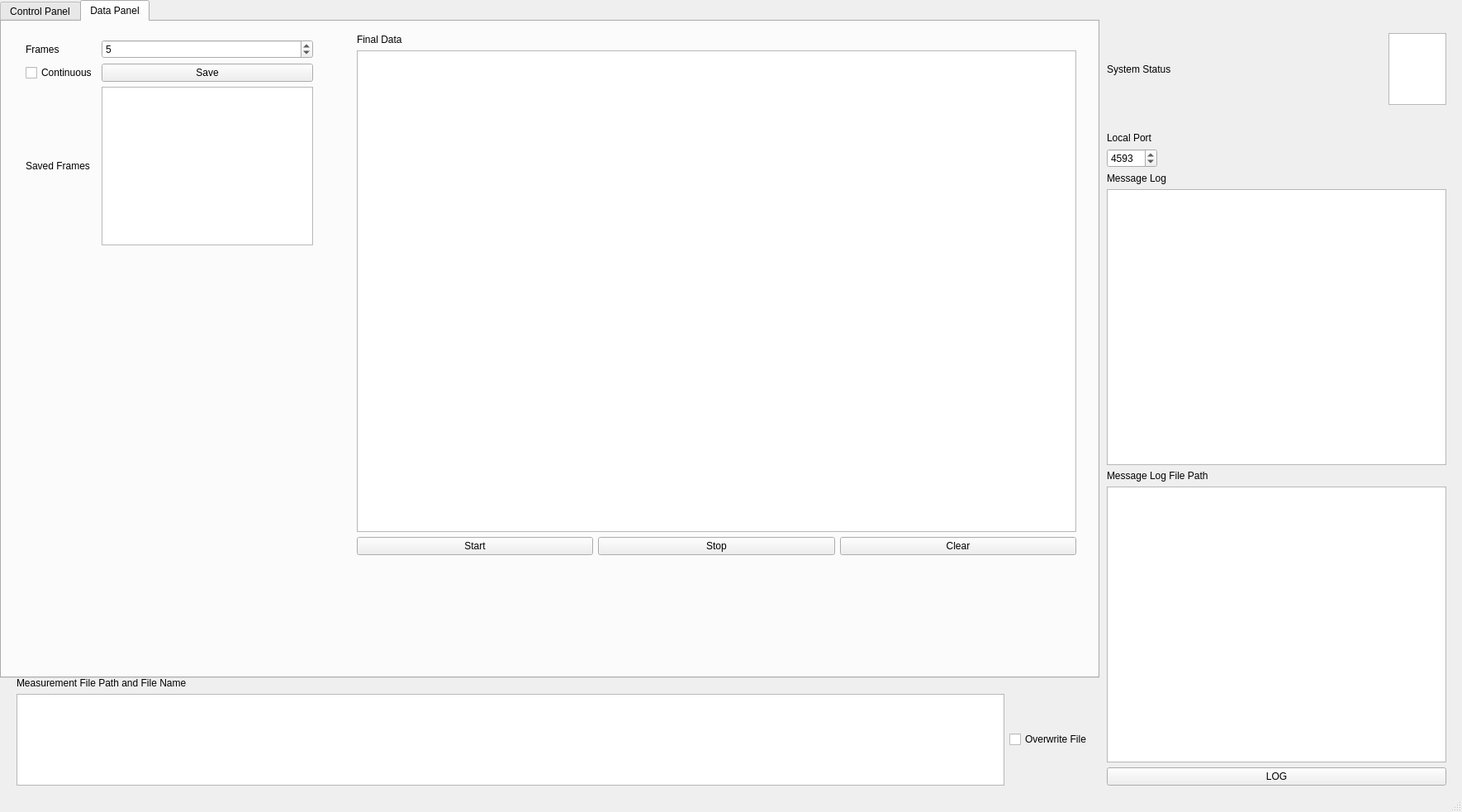
<?xml version="1.0" encoding="UTF-8"?>
<ui version="4.0">
 <class>MainWindow</class>
 <widget class="QMainWindow" name="MainWindow">
  <property name="geometry">
   <rect>
    <x>0</x>
    <y>0</y>
    <width>1770</width>
    <height>983</height>
   </rect>
  </property>
  <property name="windowTitle">
   <string>MainWindow</string>
  </property>
  <widget class="QWidget" name="centralwidget">
   <widget class="QTabWidget" name="buttonContinuous">
    <property name="geometry">
     <rect>
      <x>0</x>
      <y>0</y>
      <width>1331</width>
      <height>821</height>
     </rect>
    </property>
    <property name="sizePolicy">
     <sizepolicy hsizetype="Expanding" vsizetype="Expanding">
      <horstretch>1</horstretch>
      <verstretch>1</verstretch>
     </sizepolicy>
    </property>
    <property name="currentIndex">
     <number>1</number>
    </property>
    <widget class="QWidget" name="tab">
     <attribute name="title">
      <string>Control Panel</string>
     </attribute>
     <widget class="QWidget" name="gridLayoutWidget">
      <property name="geometry">
       <rect>
        <x>29</x>
        <y>29</y>
        <width>501</width>
        <height>321</height>
       </rect>
      </property>
      <layout class="QGridLayout" name="gridLayout">
       <item row="0" column="0">
        <widget class="QLabel" name="label_1">
         <property name="text">
          <string>Filter Width ^2 * 80</string>
         </property>
        </widget>
       </item>
       <item row="3" column="0">
        <widget class="QLabel" name="label_4">
         <property name="text">
          <string>Sample/Period</string>
         </property>
        </widget>
       </item>
       <item row="6" column="1">
        <widget class="QComboBox" name="inputSamplesPacket">
         <item>
          <property name="text">
           <string>High</string>
          </property>
         </item>
         <item>
          <property name="text">
           <string>Low</string>
          </property>
         </item>
        </widget>
       </item>
       <item row="2" column="0">
        <widget class="QLabel" name="label_3">
         <property name="text">
          <string>Device Enable</string>
         </property>
        </widget>
       </item>
       <item row="2" column="1">
        <widget class="QComboBox" name="inputDeviceEnable">
         <item>
          <property name="text">
           <string>Enable</string>
          </property>
         </item>
         <item>
          <property name="text">
           <string>Disable</string>
          </property>
         </item>
        </widget>
       </item>
       <item row="0" column="1">
        <widget class="QSpinBox" name="inputFilterWidth">
         <property name="minimum">
          <number>4</number>
         </property>
         <property name="maximum">
          <number>8192</number>
         </property>
         <property name="value">
          <number>10</number>
         </property>
        </widget>
       </item>
       <item row="1" column="0">
        <widget class="QLabel" name="label_2">
         <property name="text">
          <string>IA Gain</string>
         </property>
        </widget>
       </item>
       <item row="3" column="1">
        <widget class="QSpinBox" name="inputSamplePeriod">
         <property name="maximum">
          <number>100000</number>
         </property>
         <property name="value">
          <number>4</number>
         </property>
        </widget>
       </item>
       <item row="6" column="0">
        <widget class="QLabel" name="label_6">
         <property name="text">
          <string>Samples/Packet</string>
         </property>
        </widget>
       </item>
       <item row="4" column="1">
        <widget class="QSpinBox" name="inputFrequencyPeriods">
         <property name="maximum">
          <number>10000</number>
         </property>
         <property name="value">
          <number>120</number>
         </property>
        </widget>
       </item>
       <item row="4" column="0">
        <widget class="QLabel" name="label_5">
         <property name="text">
          <string>Frequency Periods</string>
         </property>
        </widget>
       </item>
       <item row="1" column="1">
        <widget class="QSpinBox" name="inputIAGain">
         <property name="maximum">
          <number>100000</number>
         </property>
         <property name="value">
          <number>900</number>
         </property>
        </widget>
       </item>
       <item row="8" column="1">
        <widget class="QPushButton" name="buttonSendConfiguration">
         <property name="text">
          <string>SEND CONFIGURATION</string>
         </property>
        </widget>
       </item>
       <item row="7" column="1">
        <widget class="QRadioButton" name="buttonClockOutputTestSignal">
         <property name="text">
          <string>Clock Output Test Signal</string>
         </property>
        </widget>
       </item>
      </layout>
     </widget>
     <widget class="QWidget" name="gridLayoutWidget_2">
      <property name="geometry">
       <rect>
        <x>30</x>
        <y>360</y>
        <width>517</width>
        <height>127</height>
       </rect>
      </property>
      <layout class="QGridLayout" name="gridLayout_2">
       <item row="1" column="1">
        <spacer name="horizontalSpacer_2">
         <property name="orientation">
          <enum>Qt::Horizontal</enum>
         </property>
         <property name="sizeHint" stdset="0">
          <size>
           <width>40</width>
           <height>20</height>
          </size>
         </property>
        </spacer>
       </item>
       <item row="0" column="0">
        <widget class="QLabel" name="label_7">
         <property name="sizePolicy">
          <sizepolicy hsizetype="Minimum" vsizetype="Minimum">
           <horstretch>1</horstretch>
           <verstretch>1</verstretch>
          </sizepolicy>
         </property>
         <property name="text">
          <string>Frequency Configuration (kHz)</string>
         </property>
        </widget>
       </item>
       <item row="0" column="3">
        <widget class="QPlainTextEdit" name="inputFrequencyConfiguration">
         <property name="plainText">
          <string>8</string>
         </property>
        </widget>
       </item>
       <item row="1" column="3">
        <widget class="QPushButton" name="buttonSendFrequency">
         <property name="text">
          <string>SEND FREQUENCY</string>
         </property>
        </widget>
       </item>
       <item row="1" column="2">
        <spacer name="horizontalSpacer_3">
         <property name="orientation">
          <enum>Qt::Horizontal</enum>
         </property>
         <property name="sizeHint" stdset="0">
          <size>
           <width>40</width>
           <height>20</height>
          </size>
         </property>
        </spacer>
       </item>
      </layout>
     </widget>
     <widget class="QWidget" name="gridLayoutWidget_3">
      <property name="geometry">
       <rect>
        <x>30</x>
        <y>510</y>
        <width>501</width>
        <height>41</height>
       </rect>
      </property>
      <layout class="QGridLayout" name="gridLayout_3">
       <property name="sizeConstraint">
        <enum>QLayout::SetMaximumSize</enum>
       </property>
       <property name="rightMargin">
        <number>0</number>
       </property>
       <item row="0" column="6">
        <widget class="QPushButton" name="buttonSync">
         <property name="sizePolicy">
          <sizepolicy hsizetype="Minimum" vsizetype="Maximum">
           <horstretch>80</horstretch>
           <verstretch>0</verstretch>
          </sizepolicy>
         </property>
         <property name="maximumSize">
          <size>
           <width>16777215</width>
           <height>16777215</height>
          </size>
         </property>
         <property name="text">
          <string>SYNC</string>
         </property>
        </widget>
       </item>
       <item row="0" column="3">
        <spacer name="horizontalSpacer">
         <property name="orientation">
          <enum>Qt::Horizontal</enum>
         </property>
         <property name="sizeHint" stdset="0">
          <size>
           <width>40</width>
           <height>20</height>
          </size>
         </property>
        </spacer>
       </item>
       <item row="0" column="5">
        <spacer name="horizontalSpacer_4">
         <property name="orientation">
          <enum>Qt::Horizontal</enum>
         </property>
         <property name="sizeHint" stdset="0">
          <size>
           <width>40</width>
           <height>20</height>
          </size>
         </property>
        </spacer>
       </item>
       <item row="0" column="1">
        <widget class="QLabel" name="label">
         <property name="sizePolicy">
          <sizepolicy hsizetype="Maximum" vsizetype="Preferred">
           <horstretch>0</horstretch>
           <verstretch>0</verstretch>
          </sizepolicy>
         </property>
         <property name="text">
          <string>Auto Sync</string>
         </property>
        </widget>
       </item>
       <item row="0" column="2">
        <widget class="QLCDNumber" name="outputAutoSync">
         <property name="sizePolicy">
          <sizepolicy hsizetype="Maximum" vsizetype="Minimum">
           <horstretch>0</horstretch>
           <verstretch>0</verstretch>
          </sizepolicy>
         </property>
         <property name="frameShape">
          <enum>QFrame::WinPanel</enum>
         </property>
         <property name="frameShadow">
          <enum>QFrame::Raised</enum>
         </property>
         <property name="smallDecimalPoint">
          <bool>false</bool>
         </property>
        </widget>
       </item>
       <item row="0" column="4">
        <spacer name="horizontalSpacer_5">
         <property name="orientation">
          <enum>Qt::Horizontal</enum>
         </property>
         <property name="sizeHint" stdset="0">
          <size>
           <width>35</width>
           <height>20</height>
          </size>
         </property>
        </spacer>
       </item>
      </layout>
     </widget>
     <widget class="QWidget" name="gridLayoutWidget_4">
      <property name="geometry">
       <rect>
        <x>30</x>
        <y>560</y>
        <width>501</width>
        <height>73</height>
       </rect>
      </property>
      <layout class="QGridLayout" name="gridLayout_4">
       <item row="0" column="0">
        <widget class="QLabel" name="label_8">
         <property name="text">
          <string>8/16 Coils</string>
         </property>
        </widget>
       </item>
       <item row="0" column="1">
        <widget class="QComboBox" name="input816Coils">
         <item>
          <property name="text">
           <string>16</string>
          </property>
         </item>
         <item>
          <property name="text">
           <string>8</string>
          </property>
         </item>
        </widget>
       </item>
       <item row="1" column="0">
        <widget class="QLabel" name="label_9">
         <property name="text">
          <string>Frequency Range</string>
         </property>
        </widget>
       </item>
       <item row="1" column="1">
        <widget class="QComboBox" name="inputFrequencyRange">
         <item>
          <property name="text">
           <string>High Resolution</string>
          </property>
         </item>
         <item>
          <property name="text">
           <string>Extended</string>
          </property>
         </item>
        </widget>
       </item>
      </layout>
     </widget>
     <widget class="QWidget" name="gridLayoutWidget_6">
      <property name="geometry">
       <rect>
        <x>560</x>
        <y>30</y>
        <width>761</width>
        <height>392</height>
       </rect>
      </property>
      <layout class="QGridLayout" name="gridLayout_6">
       <item row="6" column="0">
        <widget class="QLabel" name="label_14">
         <property name="text">
          <string>Sequence Auto-Fill</string>
         </property>
        </widget>
       </item>
       <item row="0" column="0">
        <widget class="QLabel" name="label_11">
         <property name="text">
          <string>Sensing Sequence</string>
         </property>
        </widget>
       </item>
       <item row="3" column="0">
        <widget class="QLabel" name="label_13">
         <property name="text">
          <string>Excitation Sequence</string>
         </property>
        </widget>
       </item>
       <item row="5" column="0">
        <widget class="QPushButton" name="buttonSendExcitationSequence">
         <property name="text">
          <string>SEND EXCITATION SEQUENCE</string>
         </property>
        </widget>
       </item>
       <item row="1" column="0">
        <widget class="QPlainTextEdit" name="inputSensingSequence">
         <property name="plainText">
          <string>S,2,3,4,5,6,7,8,9,10,11,12,13,14,15,16,3,4,5,6,7,8,9,10,11,12,13,14,15,16,4,5,6,7,8,9,10,11,12,13,14,15,16,5,6,7,8,9,10,11,12,13,14,15,16,6,7,8,9,10,11,12,13,14,15,16,7,8,9,10,11,12,13,14,15,16,8,9,10,11,12,13,14,15,16,9,10,11,12,13,14,15,16,10,11,12,13,14,15,16,11,12,13,14,15,16,12,13,14,15,16,13,14,15,16,14,15,16,15,16,16.</string>
         </property>
        </widget>
       </item>
       <item row="4" column="0">
        <widget class="QPlainTextEdit" name="inputExcitationSequence">
         <property name="plainText">
          <string>E,1,1,1,1,1,1,1,1,1,1,1,1,1,1,1,2,2,2,2,2,2,2,2,2,2,2,2,2,2,3,3,3,3,3,3,3,3,3,3,3,3,3,4,4,4,4,4,4,4,4,4,4,4,4,5,5,5,5,5,5,5,5,5,5,5,6,6,6,6,6,6,6,6,6,6,7,7,7,7,7,7,7,7,7,8,8,8,8,8,8,8,8,9,9,9,9,9,9,9,10,10,10,10,10,10,11,11,11,11,11,12,12,12,12,13,13,13,14,14,15.</string>
         </property>
        </widget>
       </item>
       <item row="7" column="0">
        <widget class="QPushButton" name="buttonUpdate">
         <property name="text">
          <string>UPDATE</string>
         </property>
        </widget>
       </item>
       <item row="2" column="0">
        <widget class="QPushButton" name="buttonSendSendingSequence">
         <property name="text">
          <string>SEND SENSING SEQUENCE</string>
         </property>
        </widget>
       </item>
      </layout>
     </widget>
     <widget class="QWidget" name="gridLayoutWidget_7">
      <property name="geometry">
       <rect>
        <x>30</x>
        <y>640</y>
        <width>501</width>
        <height>71</height>
       </rect>
      </property>
      <layout class="QGridLayout" name="gridLayout_8">
       <property name="sizeConstraint">
        <enum>QLayout::SetNoConstraint</enum>
       </property>
       <property name="horizontalSpacing">
        <number>0</number>
       </property>
       <item row="1" column="3">
        <widget class="QSpinBox" name="inputSNRPackets">
         <property name="sizePolicy">
          <sizepolicy hsizetype="Maximum" vsizetype="Maximum">
           <horstretch>0</horstretch>
           <verstretch>0</verstretch>
          </sizepolicy>
         </property>
         <property name="maximum">
          <number>10000</number>
         </property>
         <property name="value">
          <number>25</number>
         </property>
        </widget>
       </item>
       <item row="1" column="2">
        <widget class="QLabel" name="label_18">
         <property name="text">
          <string>SNR Packets</string>
         </property>
        </widget>
       </item>
       <item row="1" column="1">
        <widget class="QLCDNumber" name="outputSampless">
         <property name="sizePolicy">
          <sizepolicy hsizetype="Maximum" vsizetype="Maximum">
           <horstretch>0</horstretch>
           <verstretch>0</verstretch>
          </sizepolicy>
         </property>
         <property name="frameShape">
          <enum>QFrame::WinPanel</enum>
         </property>
         <property name="frameShadow">
          <enum>QFrame::Raised</enum>
         </property>
         <property name="smallDecimalPoint">
          <bool>false</bool>
         </property>
        </widget>
       </item>
       <item row="0" column="2">
        <widget class="QLabel" name="label_17">
         <property name="text">
          <string>Actual Frequency (kHz)</string>
         </property>
        </widget>
       </item>
       <item row="1" column="0">
        <widget class="QLabel" name="label_16">
         <property name="text">
          <string>Samples/s</string>
         </property>
        </widget>
       </item>
       <item row="0" column="0">
        <widget class="QLabel" name="label_15">
         <property name="text">
          <string>Samples/Packet</string>
         </property>
        </widget>
       </item>
       <item row="0" column="3">
        <widget class="QLCDNumber" name="outpuActualFrequency">
         <property name="sizePolicy">
          <sizepolicy hsizetype="Maximum" vsizetype="Maximum">
           <horstretch>0</horstretch>
           <verstretch>0</verstretch>
          </sizepolicy>
         </property>
         <property name="frameShape">
          <enum>QFrame::WinPanel</enum>
         </property>
         <property name="frameShadow">
          <enum>QFrame::Raised</enum>
         </property>
         <property name="smallDecimalPoint">
          <bool>false</bool>
         </property>
        </widget>
       </item>
       <item row="0" column="1">
        <widget class="QLCDNumber" name="outputSamplesPackets">
         <property name="enabled">
          <bool>true</bool>
         </property>
         <property name="sizePolicy">
          <sizepolicy hsizetype="Maximum" vsizetype="Maximum">
           <horstretch>0</horstretch>
           <verstretch>0</verstretch>
          </sizepolicy>
         </property>
         <property name="frameShape">
          <enum>QFrame::WinPanel</enum>
         </property>
         <property name="frameShadow">
          <enum>QFrame::Raised</enum>
         </property>
         <property name="smallDecimalPoint">
          <bool>false</bool>
         </property>
        </widget>
       </item>
      </layout>
     </widget>
     <widget class="QWidget" name="gridLayoutWidget_8">
      <property name="geometry">
       <rect>
        <x>560</x>
        <y>420</y>
        <width>761</width>
        <height>241</height>
       </rect>
      </property>
      <layout class="QGridLayout" name="gridLayout_9">
       <item row="0" column="0">
        <widget class="QLabel" name="label_19">
         <property name="text">
          <string>Raw Data</string>
         </property>
        </widget>
       </item>
       <item row="1" column="0">
        <widget class="QTextBrowser" name="outputRawData">
         <property name="html">
          <string>&lt;!DOCTYPE HTML PUBLIC &quot;-//W3C//DTD HTML 4.0//EN&quot; &quot;http://www.w3.org/TR/REC-html40/strict.dtd&quot;&gt;
&lt;html&gt;&lt;head&gt;&lt;meta name=&quot;qrichtext&quot; content=&quot;1&quot; /&gt;&lt;meta charset=&quot;utf-8&quot; /&gt;&lt;style type=&quot;text/css&quot;&gt;
p, li { white-space: pre-wrap; }
hr { height: 1px; border-width: 0; }
li.unchecked::marker { content: &quot;\2610&quot;; }
li.checked::marker { content: &quot;\2612&quot;; }
&lt;/style&gt;&lt;/head&gt;&lt;body style=&quot; font-family:'Segoe UI'; font-size:10.5pt; font-weight:400; font-style:normal;&quot;&gt;
&lt;p style=&quot;-qt-paragraph-type:empty; margin-top:0px; margin-bottom:0px; margin-left:0px; margin-right:0px; -qt-block-indent:0; text-indent:0px;&quot;&gt;&lt;br /&gt;&lt;/p&gt;&lt;/body&gt;&lt;/html&gt;</string>
         </property>
        </widget>
       </item>
      </layout>
     </widget>
     <widget class="QWidget" name="gridLayoutWidget_12">
      <property name="geometry">
       <rect>
        <x>29</x>
        <y>720</y>
        <width>501</width>
        <height>87</height>
       </rect>
      </property>
      <layout class="QGridLayout" name="gridLayout_7">
       <item row="0" column="2">
        <widget class="QLabel" name="label_26">
         <property name="text">
          <string>ADC Level</string>
         </property>
        </widget>
       </item>
       <item row="0" column="0">
        <widget class="QLabel" name="label_12">
         <property name="text">
          <string>Over Range?</string>
         </property>
        </widget>
       </item>
       <item row="0" column="1">
        <widget class="QTextBrowser" name="booleanOverRange"/>
       </item>
       <item row="0" column="3">
        <widget class="QTextBrowser" name="outputADCLevel"/>
       </item>
      </layout>
     </widget>
    </widget>
    <widget class="QWidget" name="tab_2">
     <attribute name="title">
      <string>Data Panel</string>
     </attribute>
     <widget class="QWidget" name="gridLayoutWidget_11">
      <property name="geometry">
       <rect>
        <x>29</x>
        <y>22</y>
        <width>385</width>
        <height>274</height>
       </rect>
      </property>
      <layout class="QGridLayout" name="gridLayout_13">
       <property name="sizeConstraint">
        <enum>QLayout::SetFixedSize</enum>
       </property>
       <item row="1" column="1">
        <widget class="QPushButton" name="buttonSave">
         <property name="text">
          <string>Save</string>
         </property>
        </widget>
       </item>
       <item row="2" column="0">
        <widget class="QLabel" name="label_24">
         <property name="sizePolicy">
          <sizepolicy hsizetype="Minimum" vsizetype="Minimum">
           <horstretch>1</horstretch>
           <verstretch>1</verstretch>
          </sizepolicy>
         </property>
         <property name="text">
          <string>Saved Frames</string>
         </property>
        </widget>
       </item>
       <item row="0" column="0">
        <widget class="QLabel" name="label_25">
         <property name="text">
          <string>Frames</string>
         </property>
        </widget>
       </item>
       <item row="0" column="1">
        <widget class="QSpinBox" name="inputFrames">
         <property name="maximum">
          <number>100000</number>
         </property>
         <property name="value">
          <number>5</number>
         </property>
        </widget>
       </item>
       <item row="2" column="1">
        <widget class="QTextBrowser" name="outputSavedFrames">
         <property name="sizePolicy">
          <sizepolicy hsizetype="Minimum" vsizetype="Minimum">
           <horstretch>1</horstretch>
           <verstretch>1</verstretch>
          </sizepolicy>
         </property>
         <property name="html">
          <string>&lt;!DOCTYPE HTML PUBLIC &quot;-//W3C//DTD HTML 4.0//EN&quot; &quot;http://www.w3.org/TR/REC-html40/strict.dtd&quot;&gt;
&lt;html&gt;&lt;head&gt;&lt;meta name=&quot;qrichtext&quot; content=&quot;1&quot; /&gt;&lt;meta charset=&quot;utf-8&quot; /&gt;&lt;style type=&quot;text/css&quot;&gt;
p, li { white-space: pre-wrap; }
hr { height: 1px; border-width: 0; }
li.unchecked::marker { content: &quot;\2610&quot;; }
li.checked::marker { content: &quot;\2612&quot;; }
&lt;/style&gt;&lt;/head&gt;&lt;body style=&quot; font-family:'Segoe UI'; font-size:10.5pt; font-weight:400; font-style:normal;&quot;&gt;
&lt;p style=&quot;-qt-paragraph-type:empty; margin-top:0px; margin-bottom:0px; margin-left:0px; margin-right:0px; -qt-block-indent:0; text-indent:0px;&quot;&gt;&lt;br /&gt;&lt;/p&gt;&lt;/body&gt;&lt;/html&gt;</string>
         </property>
        </widget>
       </item>
       <item row="1" column="0">
        <widget class="QCheckBox" name="checkBox">
         <property name="text">
          <string>Continuous</string>
         </property>
        </widget>
       </item>
      </layout>
     </widget>
     <widget class="QWidget" name="">
      <property name="geometry">
       <rect>
        <x>430</x>
        <y>15</y>
        <width>871</width>
        <height>631</height>
       </rect>
      </property>
      <layout class="QVBoxLayout" name="verticalLayout_2">
       <item>
        <layout class="QVBoxLayout" name="verticalLayout">
         <item>
          <widget class="QLabel" name="label_27">
           <property name="text">
            <string>Final Data</string>
           </property>
          </widget>
         </item>
         <item>
          <widget class="QTextBrowser" name="outputFinalData">
           <property name="minimumSize">
            <size>
             <width>0</width>
             <height>539</height>
            </size>
           </property>
          </widget>
         </item>
        </layout>
       </item>
       <item>
        <layout class="QHBoxLayout" name="horizontalLayout">
         <item>
          <widget class="QPushButton" name="buttonStartFinalData">
           <property name="text">
            <string>Start</string>
           </property>
          </widget>
         </item>
         <item>
          <widget class="QPushButton" name="buttonStopFinalData">
           <property name="sizePolicy">
            <sizepolicy hsizetype="Minimum" vsizetype="Fixed">
             <horstretch>0</horstretch>
             <verstretch>0</verstretch>
            </sizepolicy>
           </property>
           <property name="minimumSize">
            <size>
             <width>0</width>
             <height>0</height>
            </size>
           </property>
           <property name="text">
            <string>Stop</string>
           </property>
          </widget>
         </item>
         <item>
          <widget class="QPushButton" name="buttonClearFinalData">
           <property name="sizePolicy">
            <sizepolicy hsizetype="Minimum" vsizetype="Fixed">
             <horstretch>0</horstretch>
             <verstretch>0</verstretch>
            </sizepolicy>
           </property>
           <property name="maximumSize">
            <size>
             <width>7000</width>
             <height>7777</height>
            </size>
           </property>
           <property name="text">
            <string>Clear</string>
           </property>
          </widget>
         </item>
        </layout>
       </item>
      </layout>
     </widget>
    </widget>
   </widget>
   <widget class="QWidget" name="gridLayoutWidget_9">
    <property name="geometry">
     <rect>
      <x>1340</x>
      <y>160</y>
      <width>411</width>
      <height>791</height>
     </rect>
    </property>
    <layout class="QGridLayout" name="gridLayout_10">
     <item row="2" column="0">
      <widget class="QLabel" name="label_21">
       <property name="text">
        <string>Message Log</string>
       </property>
      </widget>
     </item>
     <item row="4" column="0">
      <widget class="QLabel" name="label_22">
       <property name="text">
        <string>Message Log File Path</string>
       </property>
      </widget>
     </item>
     <item row="0" column="0">
      <widget class="QLabel" name="label_20">
       <property name="sizePolicy">
        <sizepolicy hsizetype="Maximum" vsizetype="Preferred">
         <horstretch>0</horstretch>
         <verstretch>0</verstretch>
        </sizepolicy>
       </property>
       <property name="text">
        <string>Local Port</string>
       </property>
      </widget>
     </item>
     <item row="3" column="0">
      <widget class="QTextBrowser" name="outputMessageLog">
       <property name="frameShape">
        <enum>QFrame::StyledPanel</enum>
       </property>
       <property name="frameShadow">
        <enum>QFrame::Sunken</enum>
       </property>
      </widget>
     </item>
     <item row="5" column="0">
      <widget class="QPlainTextEdit" name="inputMessageLogFilePath"/>
     </item>
     <item row="1" column="0">
      <widget class="QSpinBox" name="inputLocalPort">
       <property name="sizePolicy">
        <sizepolicy hsizetype="Maximum" vsizetype="Maximum">
         <horstretch>0</horstretch>
         <verstretch>0</verstretch>
        </sizepolicy>
       </property>
       <property name="maximum">
        <number>10000</number>
       </property>
       <property name="value">
        <number>4593</number>
       </property>
      </widget>
     </item>
     <item row="6" column="0">
      <widget class="QPushButton" name="buttonLog">
       <property name="text">
        <string>LOG</string>
       </property>
      </widget>
     </item>
    </layout>
   </widget>
   <widget class="QWidget" name="gridLayoutWidget_10">
    <property name="geometry">
     <rect>
      <x>1340</x>
      <y>40</y>
      <width>411</width>
      <height>87</height>
     </rect>
    </property>
    <layout class="QGridLayout" name="gridLayout_11">
     <item row="0" column="4">
      <widget class="QTextBrowser" name="statusSystemStatus">
       <property name="maximumSize">
        <size>
         <width>250</width>
         <height>2500</height>
        </size>
       </property>
      </widget>
     </item>
     <item row="0" column="1">
      <spacer name="horizontalSpacer_6">
       <property name="orientation">
        <enum>Qt::Horizontal</enum>
       </property>
       <property name="sizeHint" stdset="0">
        <size>
         <width>40</width>
         <height>20</height>
        </size>
       </property>
      </spacer>
     </item>
     <item row="0" column="2">
      <spacer name="horizontalSpacer_8">
       <property name="orientation">
        <enum>Qt::Horizontal</enum>
       </property>
       <property name="sizeHint" stdset="0">
        <size>
         <width>40</width>
         <height>20</height>
        </size>
       </property>
      </spacer>
     </item>
     <item row="0" column="0">
      <widget class="QLabel" name="label_23">
       <property name="text">
        <string>System Status</string>
       </property>
      </widget>
     </item>
     <item row="0" column="3">
      <spacer name="horizontalSpacer_10">
       <property name="orientation">
        <enum>Qt::Horizontal</enum>
       </property>
       <property name="sizeHint" stdset="0">
        <size>
         <width>1500</width>
         <height>20</height>
        </size>
       </property>
      </spacer>
     </item>
    </layout>
   </widget>
   <widget class="QWidget" name="gridLayoutWidget_5">
    <property name="geometry">
     <rect>
      <x>20</x>
      <y>820</y>
      <width>1301</width>
      <height>131</height>
     </rect>
    </property>
    <layout class="QGridLayout" name="gridLayout_5">
     <item row="2" column="1">
      <widget class="QCheckBox" name="buttonOverwriteFile">
       <property name="text">
        <string>Overwrite File</string>
       </property>
      </widget>
     </item>
     <item row="2" column="0">
      <widget class="QPlainTextEdit" name="inputMeasurementFilePath"/>
     </item>
     <item row="1" column="0">
      <widget class="QLabel" name="label_10">
       <property name="text">
        <string>Measurement File Path and File Name</string>
       </property>
      </widget>
     </item>
    </layout>
   </widget>
  </widget>
  <widget class="QStatusBar" name="statusbar"/>
 </widget>
 <tabstops>
  <tabstop>buttonContinuous</tabstop>
 </tabstops>
 <resources/>
 <connections/>
</ui>
